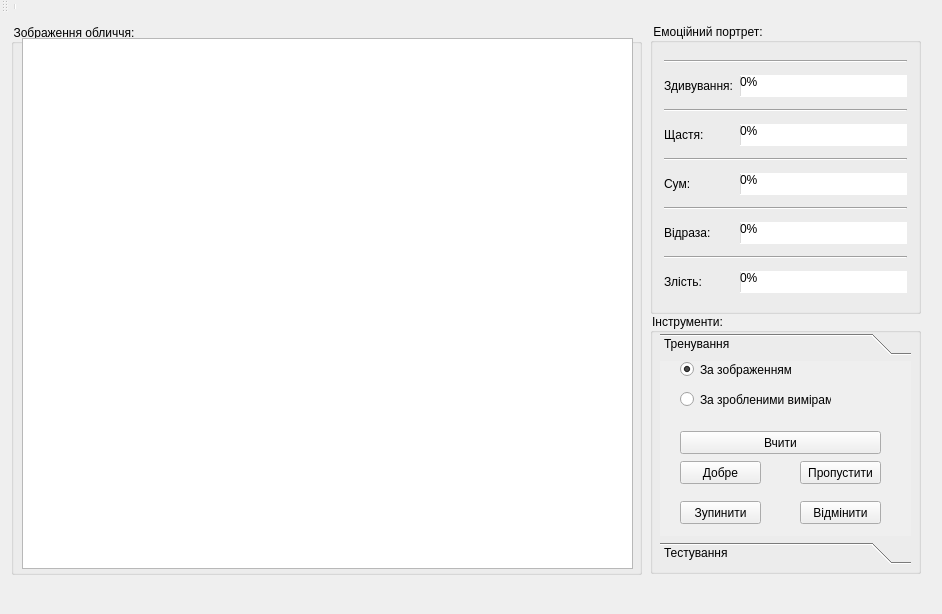
<?xml version="1.0" encoding="UTF-8"?>
<ui version="4.0">
 <class>MainWindow</class>
 <widget class="QMainWindow" name="MainWindow">
  <property name="geometry">
   <rect>
    <x>0</x>
    <y>0</y>
    <width>942</width>
    <height>614</height>
   </rect>
  </property>
  <property name="windowTitle">
   <string>Автоматизована система розпізнавання емоцій</string>
  </property>
  <property name="styleSheet">
   <string notr="true">border-color: rgb(0, 0, 0);
selection-color: rgb(0, 0, 0);</string>
  </property>
  <widget class="QWidget" name="centralWidget">
   <widget class="QGroupBox" name="groupBox_emotion_portret">
    <property name="geometry">
     <rect>
      <x>650</x>
      <y>10</y>
      <width>271</width>
      <height>291</height>
     </rect>
    </property>
    <property name="accessibleName">
     <string/>
    </property>
    <property name="title">
     <string>Емоційний портрет:</string>
    </property>
    <layout class="QGridLayout" name="gridLayout">
     <item row="7" column="1">
      <widget class="QProgressBar" name="progressBar_disgusted">
       <property name="value">
        <number>0</number>
       </property>
      </widget>
     </item>
     <item row="7" column="0">
      <widget class="QLabel" name="label_disgusted">
       <property name="text">
        <string>Відраза:</string>
       </property>
      </widget>
     </item>
     <item row="0" column="0" colspan="2">
      <widget class="Line" name="line">
       <property name="orientation">
        <enum>Qt::Horizontal</enum>
       </property>
      </widget>
     </item>
     <item row="4" column="0" colspan="2">
      <widget class="Line" name="line_3">
       <property name="orientation">
        <enum>Qt::Horizontal</enum>
       </property>
      </widget>
     </item>
     <item row="3" column="0">
      <widget class="QLabel" name="label_happines">
       <property name="text">
        <string>Щастя:</string>
       </property>
      </widget>
     </item>
     <item row="2" column="0" colspan="2">
      <widget class="Line" name="line_2">
       <property name="orientation">
        <enum>Qt::Horizontal</enum>
       </property>
      </widget>
     </item>
     <item row="1" column="0">
      <widget class="QLabel" name="label_surprised">
       <property name="text">
        <string>Здивування:</string>
       </property>
      </widget>
     </item>
     <item row="1" column="1">
      <widget class="QProgressBar" name="progressBar_surprized">
       <property name="value">
        <number>0</number>
       </property>
      </widget>
     </item>
     <item row="6" column="0" colspan="2">
      <widget class="Line" name="line_5">
       <property name="orientation">
        <enum>Qt::Horizontal</enum>
       </property>
      </widget>
     </item>
     <item row="5" column="1">
      <widget class="QProgressBar" name="progressBar_sad">
       <property name="value">
        <number>0</number>
       </property>
      </widget>
     </item>
     <item row="3" column="1">
      <widget class="QProgressBar" name="progressBar_happiness">
       <property name="value">
        <number>0</number>
       </property>
      </widget>
     </item>
     <item row="5" column="0">
      <widget class="QLabel" name="label_sadness">
       <property name="text">
        <string>Сум:</string>
       </property>
      </widget>
     </item>
     <item row="11" column="0" colspan="2">
      <widget class="Line" name="line_6">
       <property name="orientation">
        <enum>Qt::Horizontal</enum>
       </property>
      </widget>
     </item>
     <item row="12" column="0">
      <widget class="QLabel" name="label_anger">
       <property name="text">
        <string>Злість:</string>
       </property>
      </widget>
     </item>
     <item row="12" column="1">
      <widget class="QProgressBar" name="progressBar_anger">
       <property name="value">
        <number>0</number>
       </property>
      </widget>
     </item>
    </layout>
   </widget>
   <widget class="QGroupBox" name="groupBox_tools">
    <property name="geometry">
     <rect>
      <x>650</x>
      <y>300</y>
      <width>271</width>
      <height>261</height>
     </rect>
    </property>
    <property name="title">
     <string>Інструменти:</string>
    </property>
    <widget class="QToolBox" name="toolBox">
     <property name="enabled">
      <bool>true</bool>
     </property>
     <property name="geometry">
      <rect>
       <x>10</x>
       <y>20</y>
       <width>251</width>
       <height>231</height>
      </rect>
     </property>
     <property name="currentIndex">
      <number>0</number>
     </property>
     <widget class="QWidget" name="page_teach">
      <property name="geometry">
       <rect>
        <x>0</x>
        <y>0</y>
        <width>251</width>
        <height>177</height>
       </rect>
      </property>
      <attribute name="label">
       <string>Тренування</string>
      </attribute>
      <widget class="QPushButton" name="pushButton_file_path">
       <property name="geometry">
        <rect>
         <x>20</x>
         <y>70</y>
         <width>201</width>
         <height>23</height>
        </rect>
       </property>
       <property name="text">
        <string>Вчити</string>
       </property>
      </widget>
      <widget class="QPushButton" name="pushButton_cancel">
       <property name="enabled">
        <bool>true</bool>
       </property>
       <property name="geometry">
        <rect>
         <x>140</x>
         <y>140</y>
         <width>81</width>
         <height>23</height>
        </rect>
       </property>
       <property name="text">
        <string>Відмінити</string>
       </property>
      </widget>
      <widget class="QPushButton" name="pushButton_skip">
       <property name="enabled">
        <bool>true</bool>
       </property>
       <property name="geometry">
        <rect>
         <x>140</x>
         <y>100</y>
         <width>81</width>
         <height>23</height>
        </rect>
       </property>
       <property name="text">
        <string>Пропустити</string>
       </property>
      </widget>
      <widget class="QPushButton" name="pushButton_ok">
       <property name="enabled">
        <bool>true</bool>
       </property>
       <property name="geometry">
        <rect>
         <x>20</x>
         <y>100</y>
         <width>81</width>
         <height>23</height>
        </rect>
       </property>
       <property name="text">
        <string>Добре</string>
       </property>
      </widget>
      <widget class="QPushButton" name="pushButton_stop">
       <property name="enabled">
        <bool>true</bool>
       </property>
       <property name="geometry">
        <rect>
         <x>20</x>
         <y>140</y>
         <width>81</width>
         <height>23</height>
        </rect>
       </property>
       <property name="text">
        <string>Зупинити</string>
       </property>
      </widget>
      <widget class="QRadioButton" name="radioButton_by_images">
       <property name="geometry">
        <rect>
         <x>20</x>
         <y>0</y>
         <width>111</width>
         <height>17</height>
        </rect>
       </property>
       <property name="text">
        <string>За зображеннями</string>
       </property>
       <property name="checked">
        <bool>true</bool>
       </property>
      </widget>
      <widget class="QRadioButton" name="radioButton_by_features">
       <property name="geometry">
        <rect>
         <x>20</x>
         <y>30</y>
         <width>151</width>
         <height>17</height>
        </rect>
       </property>
       <property name="text">
        <string>За зробленими вимірами</string>
       </property>
      </widget>
     </widget>
     <widget class="QWidget" name="page_test">
      <property name="geometry">
       <rect>
        <x>0</x>
        <y>0</y>
        <width>251</width>
        <height>177</height>
       </rect>
      </property>
      <attribute name="label">
       <string>Тестування</string>
      </attribute>
      <widget class="QPushButton" name="pushButton_test">
       <property name="geometry">
        <rect>
         <x>10</x>
         <y>120</y>
         <width>211</width>
         <height>23</height>
        </rect>
       </property>
       <property name="text">
        <string>Отримати емоційний портрет</string>
       </property>
      </widget>
      <widget class="QPushButton" name="pushButton_image_open">
       <property name="geometry">
        <rect>
         <x>10</x>
         <y>70</y>
         <width>211</width>
         <height>23</height>
        </rect>
       </property>
       <property name="text">
        <string>Відкрити фото...</string>
       </property>
      </widget>
     </widget>
    </widget>
   </widget>
   <widget class="QGroupBox" name="groupBox_View">
    <property name="geometry">
     <rect>
      <x>11</x>
      <y>11</y>
      <width>631</width>
      <height>551</height>
     </rect>
    </property>
    <property name="title">
     <string>Зображення обличчя:</string>
    </property>
    <widget class="QGraphicsView" name="graphicsView">
     <property name="geometry">
      <rect>
       <x>11</x>
       <y>14</y>
       <width>611</width>
       <height>531</height>
      </rect>
     </property>
    </widget>
   </widget>
  </widget>
  <widget class="QStatusBar" name="statusBar">
   <property name="cursor">
    <cursorShape>IBeamCursor</cursorShape>
   </property>
  </widget>
  <widget class="QMenuBar" name="menuBar">
   <property name="enabled">
    <bool>false</bool>
   </property>
   <property name="geometry">
    <rect>
     <x>0</x>
     <y>0</y>
     <width>942</width>
     <height>21</height>
    </rect>
   </property>
  </widget>
  <widget class="QToolBar" name="mainToolBar">
   <attribute name="toolBarArea">
    <enum>TopToolBarArea</enum>
   </attribute>
   <attribute name="toolBarBreak">
    <bool>false</bool>
   </attribute>
   <addaction name="separator"/>
  </widget>
  <action name="action_manual">
   <property name="text">
    <string>Інструкція..</string>
   </property>
  </action>
  <action name="action_support">
   <property name="text">
    <string>Технічна підтримка..</string>
   </property>
  </action>
  <action name="action_about">
   <property name="text">
    <string>Про програму..</string>
   </property>
  </action>
  <action name="action_7">
   <property name="text">
    <string>Про розробника..</string>
   </property>
  </action>
  <action name="action_set_ua">
   <property name="checkable">
    <bool>true</bool>
   </property>
   <property name="text">
    <string>Українська</string>
   </property>
  </action>
  <action name="action_set_ru">
   <property name="checkable">
    <bool>true</bool>
   </property>
   <property name="text">
    <string>Русский</string>
   </property>
  </action>
  <action name="action_set_en">
   <property name="checkable">
    <bool>true</bool>
   </property>
   <property name="text">
    <string>English</string>
   </property>
  </action>
  <action name="action_exit">
   <property name="text">
    <string>Вихід</string>
   </property>
  </action>
  <action name="action_authentify">
   <property name="text">
    <string>Авторизація..</string>
   </property>
  </action>
 </widget>
 <layoutdefault spacing="6" margin="11"/>
 <resources/>
 <connections/>
</ui>
